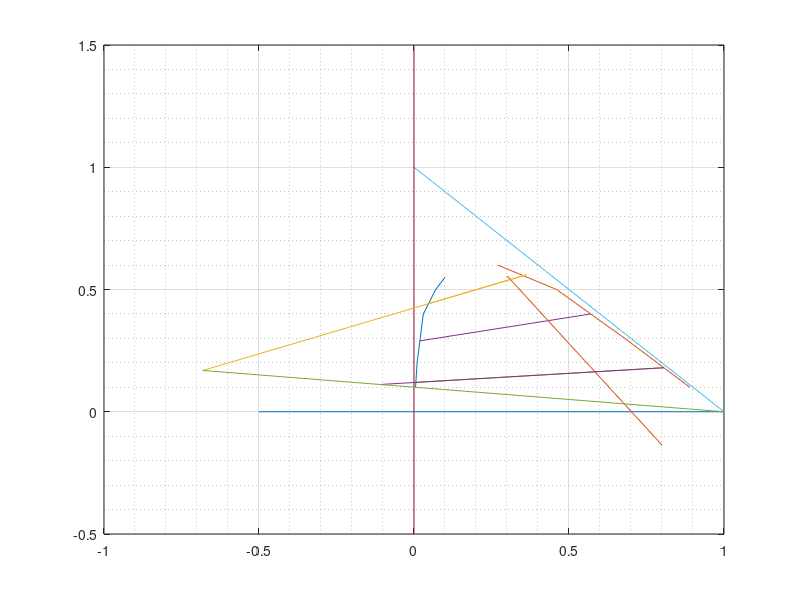
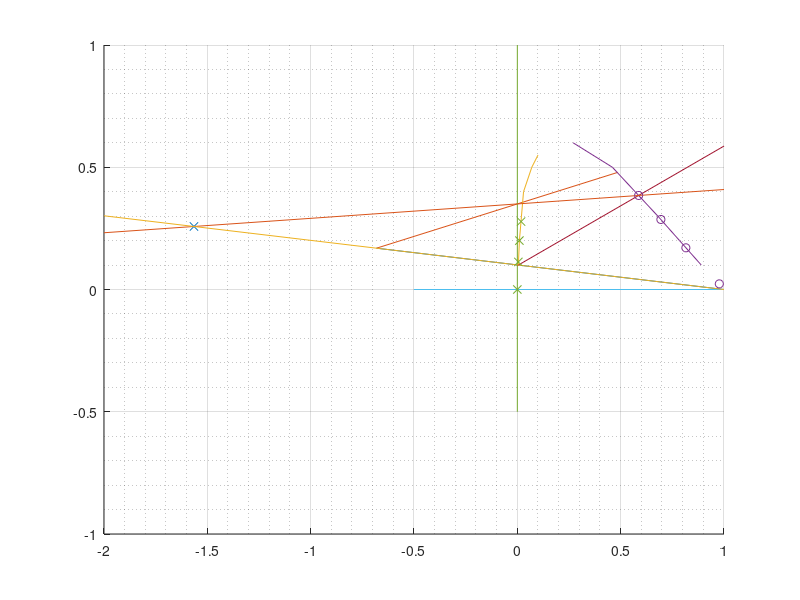

MATLAB code for these plots, in order:
close all; clear;
%% Equilibrium Data
r_tce = [0.1,0.07,0.03,0.02,0.01,0.005];
r_a = [0.55,0.5,0.4,0.3,0.2,0.1];
r_p = spline(r_a,r_tce);
e_a = [0.6,0.5,0.4,0.3,0.2,0.1];
e_tce = [0.27,0.46,0.57,0.68,0.785,0.89];
e_p = spline(e_a,e_tce);
%% Given Feed Data
yF =0.35;
yRN = 0.1;
F = 1300;
%% Tie Line data
ac_raff = [0.44,0.29,0.12];
ac_ext = [0.56,0.4,0.18];
tce_r = ppval(r_p,ac_raff);
tce_e = ppval(e_p,ac_ext);
xRN = ppval(r_p,yRN);
%% Plotting the data
plot(r_tce,r_a,e_tce,e_a);
hold on; grid on; grid minor;
for i = 1:3
    plot([tce_r(i),tce_e(i)],[ac_raff(i),ac_ext(i)]);
end
%Completing the triangle
plot(linspace(0,1,5),1-linspace(0,1,5));
%Plotting the axes
plot(zeros(1,2),linspace(-0.5,1.5,2));
plot(linspace(-0.5,1,2),zeros(1,2));
%% Conjugate curve
curve = spline(ac_raff,tce_e);
plot(linspace(0.3,0.8,5),ppval(curve,linspace(0.3,0.8,5)));
%% Tie line intersection with RS
% From the plot we can infer topmost tie line gives farthest S
line1 = polyfit([tce_r(1),tce_e(1)],[ac_raff(1),ac_ext(1)],1);
line3 = polyfit([tce_r(3),tce_e(3)],[ac_raff(3),ac_ext(3)],1);
RS = @(x)(yRN + (x-xRN)*(-yRN/(1-xRN)));
int1 = @(x)(RS(x)-polyval(line1,x));
xint1 = fsolve(int1,0);
int2 = @(x)(RS(x)-polyval(line3,x));
xint2 = fsolve(int2,0);
plot([xint1,tce_r(1),tce_e(1)],[polyval(line1,xint1),ac_raff(1),ac_ext(1)]);
plot([xint2,tce_r(3),tce_e(3)],[polyval(line3,xint2),ac_raff(3),ac_ext(3)]);
plot([xint1,1],[polyval(line1,xint1),0]);
%% Connecting F and delmin
xint = xint1;
yint = polyval(line1,xint1);
Fdel = polyfit([xint,0],[yint,yF],1);
int = @(x)(polyval(Fdel,x)-ppval(e_p,x));
xE1 = fsolve(int,0);
yE1 = ppval(e_p,xE1);
hold off;
figure();
hold on; grid on; grid minor;
plot([xint1,1],[polyval(line1,xint1),0]);
plot([xint,xE1],polyval(Fdel,[xint,xE1]));
plot(r_tce,r_a,e_tce,e_a);
%Plotting the axes
plot(zeros(1,2),linspace(-0.5,1,2));
plot(linspace(-0.5,1,2),zeros(1,2));
%% Getting Smin
%Find intersection of EF and RS
mER = (yE1-yRN)/(xE1-xRN);
xM = (yF-yRN+mER*xRN)/(mER+yF);
yM = -yF*xM+yF;
Smin = F*(yF-yM)/(yM);
%% Stages
S = 1.5*Smin;
yMnew = F*yF/(F+S);
RM = polyfit([xRN,S/(F+S)],[yRN,yMnew],1);
fun1 = @(x)(polyval(RM,x)-spline(e_tce,e_a,x));
xE1 = fsolve(fun1,1);
yE1 = polyval(RM,xE1);
plot([0,1],polyval(RM,[0,1]));
FE = polyfit([xE1,0],[yE1,yF],1);
RS = polyfit([xRN,1],[yRN,0],1);
fun = @(x)(polyval(FE,x)-polyval(RS,x));
delx = fsolve(fun,-1.48);
dely = polyval(FE,delx);
plot(delx,dely,'x');
x = [-2,1];
plot(x,polyval(FE,x),x,polyval(RS,x));
% Stepping process
% Conjugate curve
cc = spline(tce_e,ac_raff);
i = 1;
yp = yE1;
xp = xE1;
EC = spline(e_tce,e_a);
ycoords= zeros(1,4);
xcoords= zeros(1,4);
ycoords(1)= yp;
xcoords(1) = xp;
ycoords2= zeros(1,4);
xcoords2= zeros(1,4);
while yp >= yRN
    yp = ppval(cc,xp);
    xp = ppval(r_p,yp);
    ycoords2(i) = yp;
    xcoords2(i) = xp;
    OL = polyfit([xp,delx],[yp,dely],1);
    f = @(x)(ppval(EC,x)-polyval(OL,x));
    xp = fsolve(f,0.5);
    yp = polyval(OL,xp);
    ycoords(i+1)= yp;
    xcoords(i+1) = xp;
    i = i + 1;
    if i > 25
        break;
    end
end
plot(xcoords,ycoords,'o',xcoords2,ycoords2,'x');

